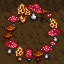

The image is a tile-based game level rendered from a .tmx file. Its description and complete source (layers, tilesets, objects, tile grids) follow:
An orthogonal 4x4 tile map with 16x16 px tiles, 5 tile layers (Back, Back2, Buildings, Front, ...), 2 tilesets.

<map version="1.9" tiledversion="1.9.1" orientation="orthogonal" renderorder="right-down" compressionlevel="0" width="4" height="4" tilewidth="16" tileheight="16" infinite="0" nextlayerid="10" nextobjectid="6">
 <tileset firstgid="1" name="untitled tile sheet" tilewidth="16" tileheight="16" tilecount="288" columns="16">
  <image source="mine.png" width="256" height="288" />
 </tileset>
 <tileset firstgid="289" name="z_spring_custom" tilewidth="16" tileheight="16" tilecount="1184" columns="32">
  <image source="spring_custom.png" width="512" height="592" />
 </tileset>
 <layer id="1" name="Back" width="4" height="4">
  <data encoding="csv">
235,235,235,235,
139,156,155,139,
141,139,139,156,
156,140,139,139
</data>
 </layer>
 <layer id="9" name="Back2" width="4" height="4">
  <data encoding="csv">
1363,1364,1365,1366,
1395,1396,1397,1398,
1427,1428,1429,1430,
1459,1460,1461,1462
</data>
 </layer>
 <layer id="2" name="Buildings" width="4" height="4">
  <data encoding="csv">
0,0,0,0,
0,0,0,0,
0,0,0,0,
0,0,0,0
</data>
 </layer>
 <layer id="3" name="Front" width="4" height="4">
  <data encoding="csv">
0,0,0,0,
0,0,0,0,
0,0,0,0,
0,0,0,0
</data>
 </layer>
 <layer id="4" name="Paths" width="4" height="4">
  <data encoding="csv">
0,0,0,0,
0,0,0,0,
0,0,0,0,
0,0,0,0
</data>
 </layer>
 <objectgroup id="5" name="Back" />
 <objectgroup id="6" name="Buildings" />
 <objectgroup id="7" name="Front" />
 <objectgroup id="8" name="Paths" />
</map>
